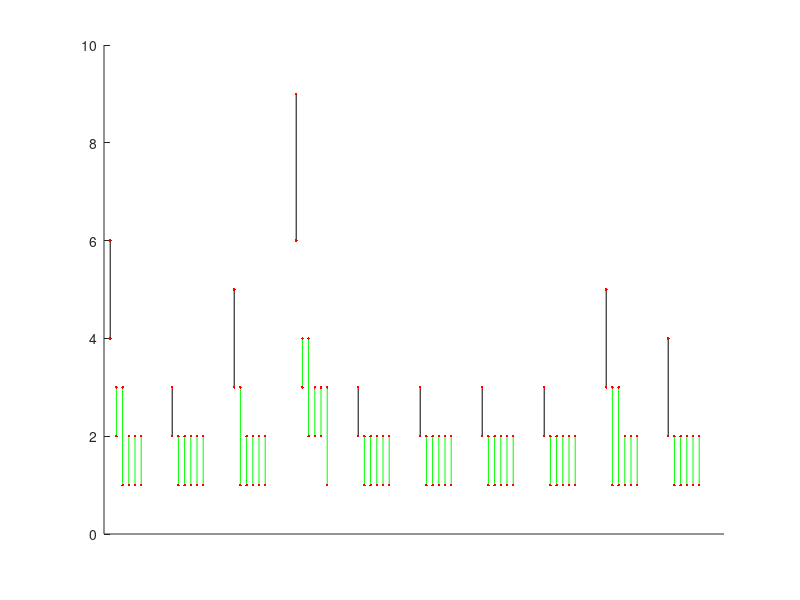

Write the MATLAB code that produced this figure.
clear all;
close all;
%%
% Data is copied from excel spreadsheet 02/26/2023
% TMRP_Repitch

% data = [5	6;	2	3;	2	3;	1	2;	1	2;	1	2;
%         2	3;	1	2;	1	2;	1	2;	1	2;	1	2;
%         4	5;	2	3;	1	2;	1	2;	1	2;	1	2;
%         8	9;	3	4;	3	4;	2	3;	2	3;	2	3;
%         2	3;	1	2;	1	2;	1	2;	1	2;	1	2;
%         2	3;	1	2;	1	2;	1	2;	1	2;	1	2;
%         2	3;	1	2;	1	2;	1	2;	1	2;	1	2;
%         2	3;	1	2;	1	2;	1	2;	1	2;	1	2;
%         4	5;	2	3;	2	3;	1	2;	1	2;	1	2;
%         3	4;	1	2;	1	2;	1	2;	1	2;	1	2;]
% Before the lower bound

data = [4	6;	2	3;	1	3;	1	2;	1	2;	1	2;
        2	3;	1	2;	1	2;	1	2;	1	2;	1	2;
        3	5;	1	3;	1	2;	1	2;	1	2;	1	2;
        6	9;	3	4;	2	4;	2	3;	2	3;	1	3;
        2	3;	1	2;	1	2;	1	2;	1	2;	1	2;
        2	3;	1	2;	1	2;	1	2;	1	2;	1	2;
        2	3;	1	2;	1	2;	1	2;	1	2;	1	2;
        2	3;	1	2;	1	2;	1	2;	1	2;	1	2;
        3	5;	1	3;	1	3;	1	2;	1	2;	1	2;
        2	4;	1	2;	1	2;	1	2;	1	2;	1	2;];

y = permute(permute(reshape(data, [6 10 2]),[1 3 2]), [2 1 3]);
x = repmat(1:6, [10 1]) + repmat([0:9]*10, [6 1]).';
x3 = permute(repmat(x, [1 1 2]), [3 2 1]);
%%
figure();
hold on;
for i = 1:size(x3,3)
line(x3(:,1,i), y(:,1,i),'Color', 'black');
line(x3(:,2:6,i), y(:,2:6,i),'Color', 'green');
plot(x3(:,:,i), y(:,:,i), 'r.')
end
ylim([0 10]);
set(gca,'xtick',[])
